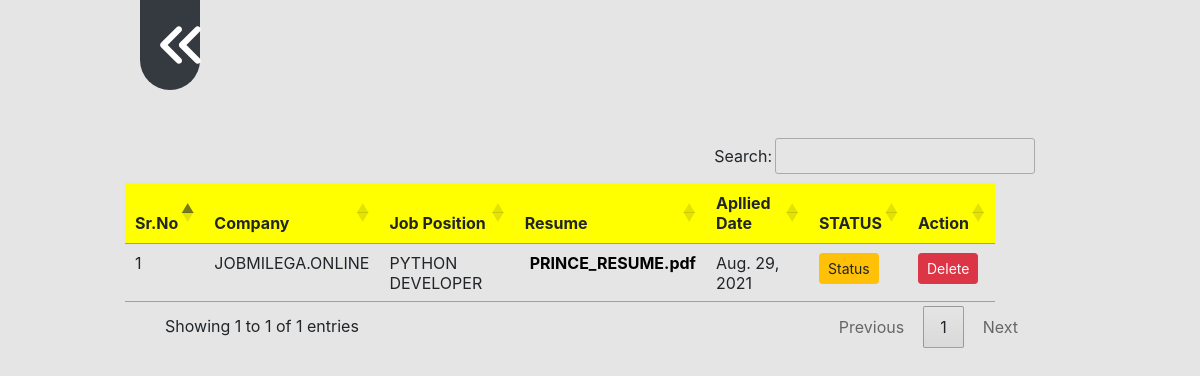
/userstatusbar (signed in), run on an earlier commit of the app's database.
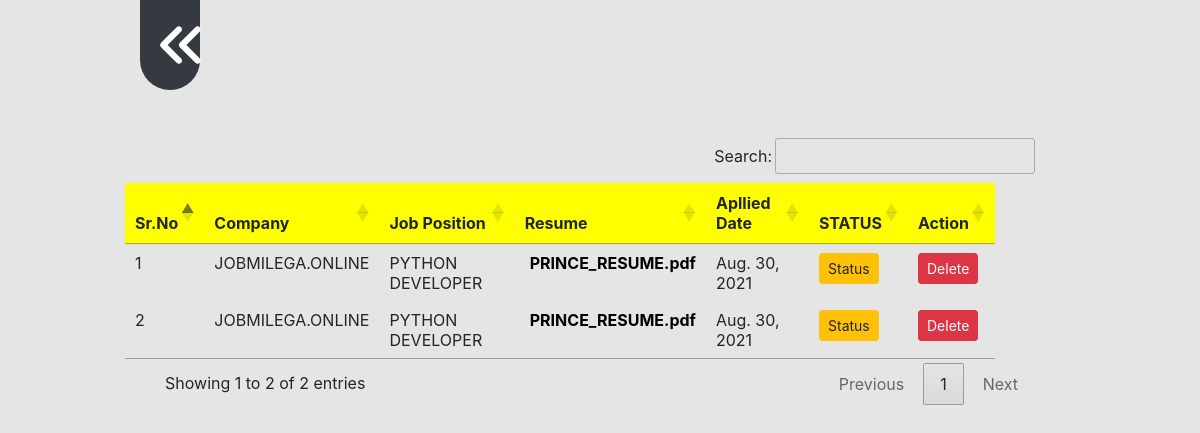
And on a later commit of the database.
### job/models.py (models this page shows, shortened)
class Apply(models.Model):
    job = models.ForeignKey(Job,on_delete=models.CASCADE,null=True)
    student= models.ForeignKey(StudentUser,on_delete=models.CASCADE,null=True)
    resume = models.FileField(null=True)
    applied_date = models.DateField(null=True)
    status = models.CharField(max_length=300,null=True,blank=True)
    interviewdateaandtime = models.DateTimeField(null=True,blank=True)
    joiningletter = models.FileField(null=True, blank=True)

class Job(models.Model):
    recruiter = models.ForeignKey(Recruiter,on_delete=models.CASCADE,null=True,blank=True)
    start_date = models.DateField()
    end_date = models.DateField()
    salary = models.CharField(max_length=10,null=True)
    permonth = models.CharField(max_length=10)
    title = models.CharField(max_length=100)
    description = models.CharField(max_length=500)
    experience = models.CharField(max_length=10)
    location = models.CharField(max_length=15)
    skill = models.CharField(max_length=300,null=True)
    creationdate = models.DateField()
    company = models.CharField(max_length=50)
    paid = models.CharField(max_length=10,null=True,blank=True)
    def __str__(self):
        return self.title

### job/views.py (the view)
# urls.py: path('userstatusbar', views.userstatusbar, name='userstatusbar'),
def userstatusbar(request):
    user=request.user
    student=StudentUser.objects.get(user=user)
    data=Apply.objects.filter(student=student)
    d = {'data': data}
    return render(request,'userstatusbar.html',d)

### job/templates/userstatusbar.html (shortened to what this page needs)
<head>
    {% load static %}
  <link rel="stylesheet" href="https://maxcdn.bootstrapcdn.com/bootstrap/4.5.2/css/bootstrap.min.css">
<link rel="stylesheet" href="https://cdnjs.cloudflare.com/ajax/libs/font-awesome/4.7.0/css/font-awesome.min.css">
</head>
<body>
<nav class="navbar navbar-expand-sm bg-dark navbar-dark" style="width:60px;height:90px ;margin-left:140px;border-radius:0px 0px 100px 100px;margin-top:px">
<ul class="navbar-nav">
    <li class="nav-item" >
      <a  href="{% url 'latestjob' %}"><i class="fa fa-angle-double-left mr-1 " style="font-size:50px;margin-left:1px; color: white"></i></a>
     </li>
</ul>
</nav>
</body>
<!DOCTYPE html>
<html lang="en">
<head>
<body>
<br>
        <div class="container" style="width:900px;">
          <table class="table table-hover" id="example"style="margin-left:-40px;">
              <thead>
                  <tr style="background-color: yellow">
                      <th>Sr.No</th>
                      <th>Company</th>
                      <th>Job Position</th>
                      <th>Resume</th>
                      <th>Apllied Date</th>
                      <th>STATUS</th>
                      <th>Action</th>
                  </tr>
              </thead>
              <tbody>
                   {% for d in data %}
                  <tr>
                        <td>  {{ forloop.counter}}</td>
                        <td>  {{ d.job.company }} </td>
                        <td> {{d.job }}</td>
                        <td><b><a href="{{ d.resume.url }}" download style="margin-left:5px;color:black">{{ d.resume}}</a></b></td>
                        <td> {{ d.applied_date}}</td>
                        <td><a href="{% url 'singlestatus' d.id %}" type="submit" class="btn btn-warning btn-sm" >Status</a></td>
                        <td><a href="{% url 'delete_apply' d.id %}" class="btn btn-danger btn-sm" onclick="return confirm('Are you sure?')">Delete</a></td>
                  </tr>
                  {% endfor%}
              </tbody>
          </table>
 </div>
</body>
<head>
<link rel="stylesheet" href="https://cdn.datatables.net/1.10.24/css/jquery.dataTables.min.css">
<link rel="stylesheet" href="https://cdn.datatables.net/buttons/1.7.0/css/buttons.dataTables.min.css">
</head>
<body>
</body>

### job/templates/userstatusbar.html (style rules this page uses)
body { background-color: rgb(0,0,0,0.1); }
body { margin-top:0px; }

What changed in the data, as far as the page shows it:
removed Apply: job.company "JOBMILEGA.ONLINE", job "PYTHON DEVELOPER", resume "PRINCE_RESUME.pdf", applied_date "Aug. 29, 2021"
added Apply: job.company "JOBMILEGA.ONLINE", job "PYTHON DEVELOPER", resume "PRINCE_RESUME.pdf", applied_date "Aug. 30, 2021"
added Apply: job.company "JOBMILEGA.ONLINE", job "PYTHON DEVELOPER", resume "PRINCE_RESUME.pdf", applied_date "Aug. 30, 2021"
Also different on the page:
text written by a page script: "Search: Showing 1 to 1 of 1 entries Previous 1 Next" → "Search: Showing 1 to 2 of 2 entries Previous 1 Next"
